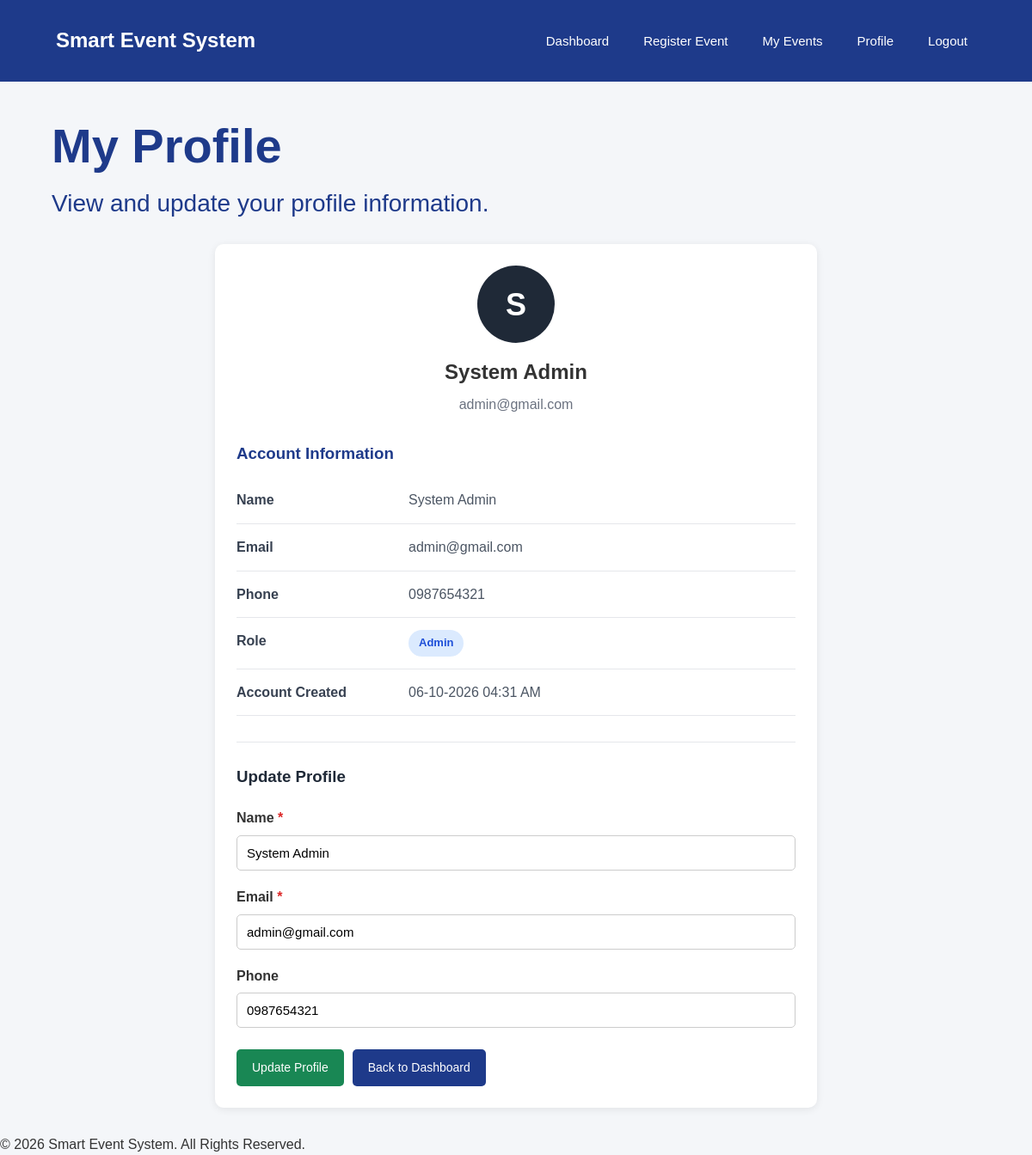
Screenshot of /user/profile.php (signed in) with the database file from the repository.
### tables this page shows
CREATE TABLE users (
    id INT AUTO_INCREMENT PRIMARY KEY,
    name VARCHAR(100) NOT NULL,
    email VARCHAR(150) NOT NULL UNIQUE,
    phone VARCHAR(15),
    password VARCHAR(255) NOT NULL,
    role ENUM('admin', 'user') DEFAULT 'user',
    created_at TIMESTAMP DEFAULT CURRENT_TIMESTAMP
);

### user/profile.php (the view, shortened to what this page needs)
<?php
require_once "../config/db.php";
$user_id = (int)$_SESSION["user_id"];
$stmt = $conn->prepare(
    "SELECT
        name,
        email,
        phone,
        role,
        created_at
     FROM users
     WHERE id = ?"
);
$stmt->bind_param(
    "i",
    $user_id
);
$stmt->execute();
$result = $stmt->get_result();
$user = $result->fetch_assoc();
$name = $user["name"];
$email = $user["email"];
$phone = $user["phone"];
$role = $user["role"];
$created_at = $user["created_at"];
?>
<!DOCTYPE html>
<html lang="en">
<head>
    <link
        rel="stylesheet"
        href="../css/style.css"
    >
</head>
<body>
<nav class="navbar">
    <div class="navbar-container">
        <div class="logo">
            Smart Event System
        </div>
        <div class="nav-links">
            <a href="../dashboard.php">
                Dashboard
            </a>
            <a href="register.php">
                Register Event
            </a>
            <a href="myevents.php">
                My Events
            </a>
            <a href="profile.php">
                Profile
            </a>
            <a href="../logout.php">
                Logout
            </a>
        </div>
    </div>
</nav>
<div class="container">
    <div class="page-title">
        <h1>
            My Profile
        </h1>
        <p>
            View and update your profile information.
        </p>
    </div>
    <div class="card profile-card">
        <div class="profile-header">
            <div class="profile-icon">
                <?php
                echo strtoupper(
                    substr(
                        $name,
                        0,
                        1
                    )
                );
                ?>
            </div>
            <h2>
                <?php
                echo htmlspecialchars(
                    $name
                );
                ?>
            </h2>
            <p>
                <?php
                echo htmlspecialchars(
                    $email
                );
                ?>
            </p>
        </div>
        <div class="profile-info">
            <h3>
                Account Information
            </h3>
            <div class="info-row">
                <div class="info-label">
                    Name
                </div>
                <div class="info-value">
                    <?php
                    echo htmlspecialchars(
                        $name
                    );
                    ?>
                </div>
            </div>
            <div class="info-row">
                <div class="info-label">
                    Email
                </div>
                <div class="info-value">
                    <?php
                    echo htmlspecialchars(
                        $email
                    );
                    ?>
                </div>
            </div>
            <div class="info-row">
                <div class="info-label">
                    Phone
                </div>
                <div class="info-value">
                    <?php
                    if (!empty($phone)) {
                        echo htmlspecialchars(
                            $phone
                        );
                    } else {
                        echo "Not provided";
                    }
                    ?>
                </div>
            </div>
            <div class="info-row">
                <div class="info-label">
                    Role
                </div>
                <div class="info-value">
                    <span class="role-badge">
                        <?php
                        echo htmlspecialchars(
                            $role
                        );
                        ?>
                    </span>
                </div>
            </div>
            <div class="info-row">
                <div class="info-label">
                    Account Created
                </div>
                <div class="info-value">
                    <?php
                    echo date(
                        "d-m-Y h:i A",
                        strtotime($created_at)
                    );
                    ?>
                </div>
            </div>
        </div>
        <div class="form-section">
            <h3>
                Update Profile
            </h3>
            <form
                method="POST"
                action="profile.php"
            >
                <div class="form-group">
                    <label for="name">
                        Name
                        <span class="required">
                            *
                        </span>
                    </label>
                    <input
                        type="text"
                        id="name"
                        name="name"
                        class="form-control"
                        value="<?php echo htmlspecialchars($name); ?>"
                        required
                    >
                </div>
                <div class="form-group">
                    <label for="email">
                        Email
                        <span class="required">
                            *
                        </span>
                    </label>
                    <input
                        type="email"
                        id="email"
                        name="email"
                        class="form-control"
                        value="<?php echo htmlspecialchars($email); ?>"
                        required
                    >
                </div>
                <div class="form-group">
                    <label for="phone">
                        Phone
                    </label>
                    <input
                        type="tel"
                        id="phone"
                        name="phone"
                        class="form-control"
                        value="<?php echo htmlspecialchars($phone ?? ""); ?>"
                        maxlength="15"
                        pattern="[0-9]{10,15}"
                    >
                </div>
                <div class="profile-buttons">
                    <button
                        type="submit"
                        class="btn btn-success"
                    >
                        Update Profile
                    </button>
                    <a
                        href="../dashboard.php"
                        class="btn btn-primary"
                    >
                        Back to Dashboard
                    </a>
                </div>
            </form>
        </div>
    </div>
</div>
<footer>
    <p>
        &copy; <?php echo date("Y"); ?>
        Smart Event System.
        All Rights Reserved.
    </p>
</footer>
</body>
</html>

### css/style.css (style rules this page uses)
* { margin: 0; padding: 0; box-sizing: border-box; }
body { font-family: Arial, Helvetica, sans-serif; background-color: #f4f6f9; color: #333; line-height: 1.6; }
.navbar { background-color: #1e3a8a; color: white; padding: 15px 40px; display: flex; justify-content: space-between; align-items: center; }
.navbar-container { width: 100%; max-width: 1200px; margin: 0 auto; min-height: 65px; padding: 0 25px; display: flex; align-items: center; justify-content: space-between; }
.logo { color: white; font-size: 22px; font-weight: bold; white-space: nowrap; }
.nav-links { display: flex; align-items: center; justify-content: flex-end; gap: 20px; }
.nav-links a { display: inline-block; color: white; text-decoration: none; font-size: 15px; font-weight: 500; padding: 8px 10px; white-space: nowrap; }
.navbar .logo { font-size: 24px; font-weight: bold; }
.container { width: 90%; max-width: 1200px; margin: 30px auto; }
.page-title { font-size: 28px; margin-bottom: 25px; color: #1e3a8a; }
.card { background-color: white; padding: 25px; border-radius: 10px; box-shadow: 0 2px 8px rgba(0, 0, 0, 0.1); }
.card h3 { margin-bottom: 10px; color: #1e3a8a; }
.card p { color: #666; }
.btn { display: inline-block; padding: 10px 18px; border: none; border-radius: 5px; cursor: pointer; text-decoration: none; font-size: 14px; }
.btn-primary { background-color: #1e3a8a; color: white; }
.btn-success { background-color: #198754; color: white; }
.form-group { margin-bottom: 18px; }
.form-group label { display: block; margin-bottom: 7px; font-weight: bold; }
.form-control { width: 100%; padding: 11px; border: 1px solid #ccc; border-radius: 5px; font-size: 15px; }
.card { background: #ffffff; padding: 25px; border-radius: 10px; box-shadow: 0 2px 10px rgba(0, 0, 0, 0.08); }
.card h3 { margin-bottom: 12px; }
.card p { margin-bottom: 15px; }

### user/profile.php (style rules this page uses)
.profile-card { max-width: 700px; margin: 0 auto; }
.profile-header { text-align: center; margin-bottom: 30px; }
.profile-icon { width: 90px; height: 90px; margin: 0 auto 15px; display: flex; align-items: center; justify-content: center; border-radius: 50%; background-color: #1f2937; color: white; font-size: 36px; font-weight: bold; }
.profile-header h2 { margin-bottom: 5px; }
.profile-header p { color: #6b7280; margin: 0; }
.profile-info { margin-bottom: 30px; }
.info-row { display: grid; grid-template-columns: 180px 1fr; gap: 20px; padding: 14px 0; border-bottom: 1px solid #e5e7eb; }
.info-label { font-weight: bold; color: #374151; }
.info-value { color: #4b5563; }
.role-badge { display: inline-block; padding: 5px 12px; border-radius: 20px; background-color: #dbeafe; color: #1d4ed8; font-size: 13px; font-weight: bold; text-transform: capitalize; }
.form-section { margin-top: 30px; padding-top: 25px; border-top: 1px solid #e5e7eb; }
.form-section h3 { margin-bottom: 20px; color: #1f2937; }
.required { color: #dc2626; }
.profile-buttons { margin-top: 25px; display: flex; gap: 10px; flex-wrap: wrap; }

### rows the page displays
users: name "S", name "System Admin", email "admin@gmail.com", phone "0987654321", role "Admin", created_at "06-10-2026 04:31 AM"
